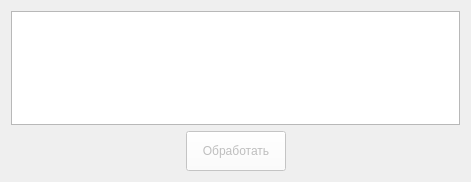
<?xml version="1.0" encoding="UTF-8"?>
<ui version="4.0">
 <class>barcode_wnd</class>
 <widget class="QDialog" name="barcode_wnd">
  <property name="geometry">
   <rect>
    <x>0</x>
    <y>0</y>
    <width>471</width>
    <height>182</height>
   </rect>
  </property>
  <property name="windowTitle">
   <string>Сканирование штрих-кодов бланков полисов</string>
  </property>
  <layout class="QVBoxLayout" name="verticalLayout">
   <item>
    <spacer name="verticalSpacer">
     <property name="orientation">
      <enum>Qt::Vertical</enum>
     </property>
     <property name="sizeHint" stdset="0">
      <size>
       <width>20</width>
       <height>40</height>
      </size>
     </property>
    </spacer>
   </item>
   <item>
    <widget class="QTextEdit" name="textEdit"/>
   </item>
   <item>
    <spacer name="verticalSpacer_3">
     <property name="orientation">
      <enum>Qt::Vertical</enum>
     </property>
     <property name="sizeHint" stdset="0">
      <size>
       <width>20</width>
       <height>40</height>
      </size>
     </property>
    </spacer>
   </item>
   <item>
    <layout class="QHBoxLayout" name="horizontalLayout">
     <item>
      <spacer name="horizontalSpacer">
       <property name="orientation">
        <enum>Qt::Horizontal</enum>
       </property>
       <property name="sizeHint" stdset="0">
        <size>
         <width>40</width>
         <height>20</height>
        </size>
       </property>
      </spacer>
     </item>
     <item>
      <widget class="QPushButton" name="bn_process">
       <property name="enabled">
        <bool>false</bool>
       </property>
       <property name="minimumSize">
        <size>
         <width>100</width>
         <height>40</height>
        </size>
       </property>
       <property name="palette">
        <palette>
         <active>
          <colorrole role="Button">
           <brush brushstyle="SolidPattern">
            <color alpha="255">
             <red>255</red>
             <green>255</green>
             <blue>255</blue>
            </color>
           </brush>
          </colorrole>
         </active>
         <inactive>
          <colorrole role="Button">
           <brush brushstyle="SolidPattern">
            <color alpha="255">
             <red>255</red>
             <green>255</green>
             <blue>255</blue>
            </color>
           </brush>
          </colorrole>
         </inactive>
         <disabled>
          <colorrole role="Button">
           <brush brushstyle="SolidPattern">
            <color alpha="255">
             <red>255</red>
             <green>255</green>
             <blue>255</blue>
            </color>
           </brush>
          </colorrole>
         </disabled>
        </palette>
       </property>
       <property name="text">
        <string>Обработать</string>
       </property>
      </widget>
     </item>
     <item>
      <spacer name="horizontalSpacer_2">
       <property name="orientation">
        <enum>Qt::Horizontal</enum>
       </property>
       <property name="sizeHint" stdset="0">
        <size>
         <width>40</width>
         <height>20</height>
        </size>
       </property>
      </spacer>
     </item>
    </layout>
   </item>
   <item>
    <spacer name="verticalSpacer_2">
     <property name="orientation">
      <enum>Qt::Vertical</enum>
     </property>
     <property name="sizeHint" stdset="0">
      <size>
       <width>20</width>
       <height>40</height>
      </size>
     </property>
    </spacer>
   </item>
  </layout>
 </widget>
 <resources/>
 <connections/>
</ui>
